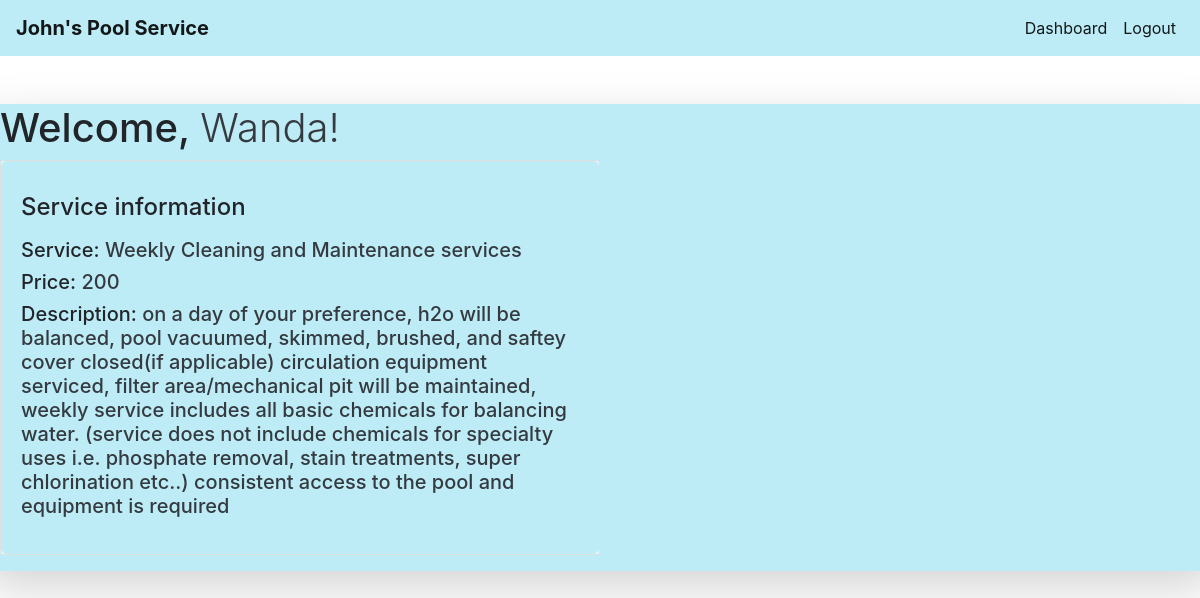
/review_order/8 (signed in), run on the app's committed database.
### pool_services_app/models.py (models this page shows)
class User(models.Model):
    first_name = models.CharField(max_length=30)
    last_name = models.CharField(max_length=30)
    address = models.CharField(max_length=100)
    city = models.CharField(max_length=20)
    zip_code = models.CharField(max_length=10)
    email = models.CharField(max_length=250)
    password = models.CharField(max_length=30)
    isManager = models.BooleanField(default = False)
    created_at = models.DateTimeField(auto_now_add=True)
    updated_at = models.DateTimeField(auto_now=True)
    objects = UserManager()

class Order(models.Model):
    service = models.ForeignKey(Service, related_name="orders", on_delete = models.CASCADE)
    client = models.ForeignKey(User, related_name="orders", on_delete = models.CASCADE)
    created_at = models.DateTimeField(auto_now_add=True)
    updated_at = models.DateTimeField(auto_now=True)

class Service(models.Model):
    service = models.CharField(max_length=250)
    price = models.IntegerField()
    description = models.TextField()
    client = models.ForeignKey(User, related_name="clients", on_delete = models.CASCADE)
    created_at = models.DateTimeField(auto_now_add=True)
    updated_at = models.DateTimeField(auto_now=True)

### pool_services_app/views.py (the view)
# urls.py: path('review_order/<int:id>',views.review_order),
def review_order(request, id):
        if 'userid' not in request.session:
            messages.error(request,'Please log in before continuing!')
            return redirect('/')
        context = {
            'logged_in' : User.objects.get(id=request.session['userid']),
            'the_order': Order.objects.get(id=id),
        }
        return render(request, 'review_order.html',context)

### pool_services_app/templates/review_order.html (shortened to what this page needs)
<!DOCTYPE html>
<html lang="en">
<head>
    <link
    rel="stylesheet"
    href="https://stackpath.bootstrapcdn.com/bootstrap/4.4.1/css/bootstrap.min.css"
crossorigin="anonymous"/>
</head>
<body>
    </head>
    <body class="background" >
        <nav class="navbar  navbar-expand-lg navbar  navbar navbar-light" style="background-color:rgb(173, 232, 244, .8); ">
            <a class="navbar-brand justify-content-lg-center "> <b> John's Pool Service</b></a>
            <div class="collapse navbar-collapse justify-content-lg-end" id="navbarNav">
            <ul class="navbar-nav ">
                <li class="nav-item active">
                <a class="nav-link" href="/dashboard">Dashboard<span class="sr-only">(current)</span></a>
                </li>
                <li class="nav-item active">
                <a class="nav-link" href="/logout">Logout</a>
                </li>
            </ul>
            </div>
    </nav>
    <div class="row shadow shadow-lg mt-5" style= 'background-color:rgb(173, 232, 244, .8);  border-radius: 5px;'>
        <div class="col form-group">
            <h1> Welcome, <span class='text-dark font-weight-light'>{{logged_in.first_name}}!</span></h1>
            <div class="card w-50">
                <div class="card-body" style= 'background-color:rgb(173, 232, 244, .8); border-radius: 5px;' >
                    <h5 class="card-title"><h4> Service information</h4></h5>
                    <p class="card-text">
                        <h5>Service: <span class='text-dark'>{{the_order.service.service}}</span></h5>
                        <h5>Price: <span class='text-dark'>{{the_order.service.price}}</span></h5>
                        <h5>Description: <span class = 'text-dark'>{{the_order.service.description}}</span></h5>
                    </p>
                </div>
            </div>
    </div>
    </div>
</body>
</html>

### pool_services_app/templates/review_order.html (style rules this page uses)
.background { background-image: url('/static/img/juan-carlos-rivera-DBjKoBnW6M8-unsplash.jpg'); background-position: center; background-repeat: no-repeat; background-size: cover; height: 1000px; }

### data on the page
User: first_name "Wanda"
Order: service.service "Weekly Cleaning and Maintenance services", service.price "200", service.description "on a day of your preference, h2o will be balanced, pool vacuumed, skimmed, brushed, and saftey cover closed(if applicable) circulation equipment serviced, filter area/mechanical pit will be maintained, weekly service includes all basic chemicals for balancing water. (service does not include chemicals for specialty uses i.e. phosphate removal, stain treatments, super chlorination etc..) consistent access to the pool and equipment is required"
